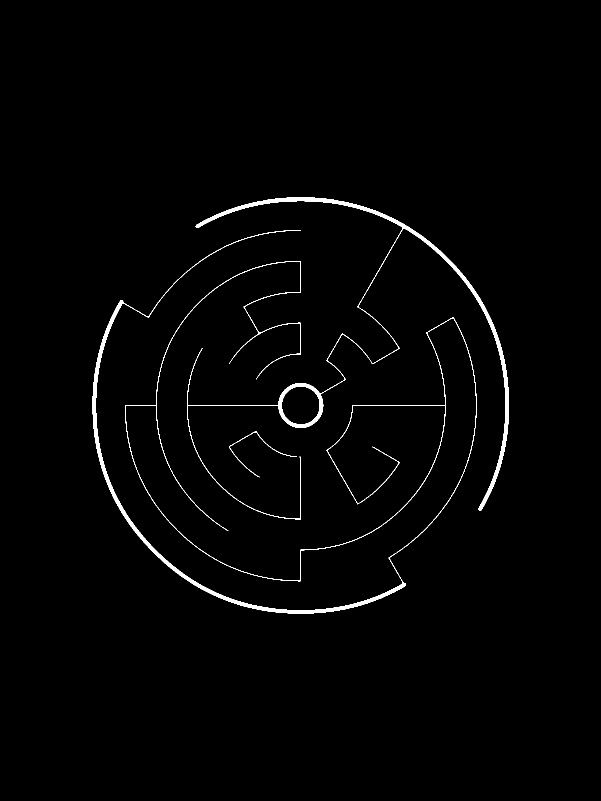
#> input picture data/circle_mask.png, 1201 x 1601 px (shown at 1/2 size)
$ python -i final_shape_circle.py   (imports and definitions only)
#> lines starting #> are read from the running program, lines starting #| are printed output that depends on the picture; after the words box and inside, x2 and y2 are one past the last pixel; in counts of white or black regions, pixels touching at a corner belong together
#> further down, picture is the input picture: shape (1601, 1201, 3); 1.3% white; 3 white regions, box (x1, y1, x2, y2) and area: (185, 460, 953, 1227) 13242, (374, 395, 1018, 1039) 11399, (458, 862, 594, 955) 333
import os
import cv2
import shutil
import numpy as np


# =========================
# 工具函数
# =========================

def ensure_dir(path: str):
    if not os.path.exists(path):
        os.makedirs(path)


# [10 lines left out: function clear_directory, not called in this run]


def save_mask(mask: np.ndarray, path: str):
    cv2.imwrite(path, mask)


# [13 lines left out: functions apply_mask_to_image, remove_small_components, not called in this run]


def crop_with_rect(image: np.ndarray, rect):
    x, y, w, h = rect
    return image[y:y+h, x:x+w].copy()


# [5 lines left out: function put_roi_back, not called in this run]


# =========================
# 白色画布定位
# =========================

def locate_white_canvas(img: np.ndarray, white_thresh: int = 240,
                        close_ksize: int = 15, min_area: int = 50000):
#> called with white_thresh = 240, close_ksize = 15, min_area = 50000
    gray = cv2.cvtColor(img, cv2.COLOR_BGR2GRAY)

    white_mask = (gray >= white_thresh).astype(np.uint8) * 255
    white_closed = cv2.morphologyEx(
        white_mask,
        cv2.MORPH_CLOSE,
        cv2.getStructuringElement(cv2.MORPH_RECT, (close_ksize, close_ksize)),
    )
#> white_closed: shape (1601, 1201); 1.4% white; 2 white regions, box (x1, y1, x2, y2) and area: (185, 460, 953, 1227) 13784, (374, 395, 1018, 1039) 12277

    num_labels, labels, stats, _ = cv2.connectedComponentsWithStats(white_closed, connectivity=8)
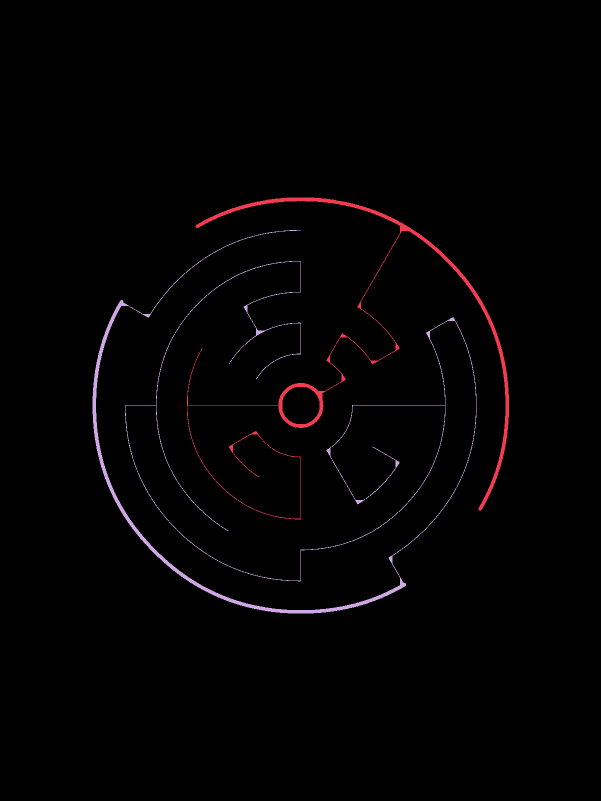
#> labels: shape (1601, 1201) int32 (shown at 1/2 size); 3 distinct labels, from 0 to 2; one colour per label, 0 black
#> num_labels = 3; stats = [[0, 0, 1201, 1601, 1896740], [374, 395, 644, 644, 12277], [185, 460, 768, 767, 13784]]

    best_idx, best_area = -1, 0
    for i in range(1, num_labels):
        area = stats[i, cv2.CC_STAT_AREA]
        if area < min_area:
            continue
        if area > best_area:
            best_area = area
            best_idx = i
#> this loop made 2 passes
#> area on passes 1 to 2: 12277, 13784
#> after the loop, best_area = 0; best_idx = -1

    if best_idx == -1:
        return None

    x = stats[best_idx, cv2.CC_STAT_LEFT]
    y = stats[best_idx, cv2.CC_STAT_TOP]
    w = stats[best_idx, cv2.CC_STAT_WIDTH]
    h = stats[best_idx, cv2.CC_STAT_HEIGHT]
    return (x, y, w, h)


# =========================
# 核心：圆形迷宫线条提取
# =========================

# [142 lines left out: functions build_colorful_mask, extract_circle_maze_lines, clean_canvas_border, remove_isolated_short_segments, extract_maze, main, not called in this run]


# [2 lines not run here, left out]

>>> import cv2
>>> picture = cv2.imread('../data/circle_mask.png')
>>> result = locate_white_canvas(picture)
